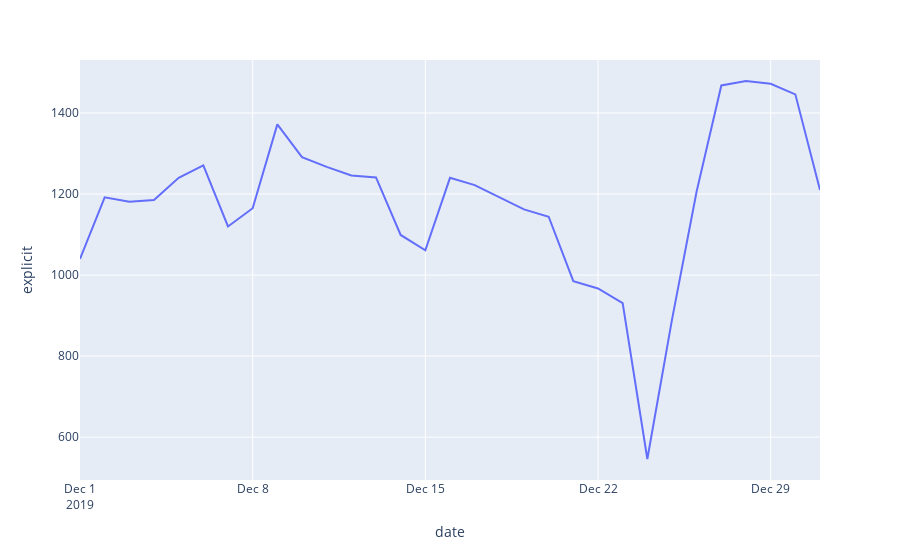

Notebook cell for this chart:
### Code cell
## overall average measure of valence 

fig = px.line(christmas, x="date", y="explicit")
fig.show()

### Figure 1 — Plotly figure (JSON) as saved in the notebook; plotly's stock layout.template omitted (floating-point values rounded to 4 significant figures)
{"data": [{"hoverlabel": {"namelength": 0}, "hovertemplate": "date=%{x}<br>explicit=%{y}", "legendgroup": "", "line": {"color": "#636efa", "dash": "solid"}, "mode": "lines", "name": "", "showlegend": false, "type": "scatter", "x": ["2019-12-01T00:00:00", "2019-12-02T00:00:00", "2019-12-03T00:00:00", "2019-12-04T00:00:00", "2019-12-05T00:00:00", "2019-12-06T00:00:00", "2019-12-07T00:00:00", "2019-12-08T00:00:00", "2019-12-09T00:00:00", "2019-12-10T00:00:00", "2019-12-11T00:00:00", "2019-12-12T00:00:00", "2019-12-13T00:00:00", "2019-12-14T00:00:00", "2019-12-15T00:00:00", "2019-12-16T00:00:00", "2019-12-17T00:00:00", "2019-12-18T00:00:00", "2019-12-19T00:00:00", "2019-12-20T00:00:00", "2019-12-21T00:00:00", "2019-12-22T00:00:00", "2019-12-23T00:00:00", "2019-12-24T00:00:00", "2019-12-25T00:00:00", "2019-12-26T00:00:00", "2019-12-27T00:00:00", "2019-12-28T00:00:00", "2019-12-29T00:00:00", "2019-12-30T00:00:00", "2019-12-31T00:00:00"], "xaxis": "x", "y": [1040, 1192, 1181, 1185, 1240, 1271, 1120, 1165, 1372, 1291, 1267, 1246, 1241, 1099, 1061, 1240, 1222, 1192, 1162, 1144, 985, 967, 931, 546, 890, 1207, 1468, 1479, 1472, 1446, 1210], "yaxis": "y"}], "layout": {"legend": {"tracegroupgap": 0}, "margin": {"t": 60}, "xaxis": {"anchor": "y", "domain": [0, 1], "title": {"text": "date"}}, "yaxis": {"anchor": "x", "domain": [0, 1], "title": {"text": "explicit"}}}}
